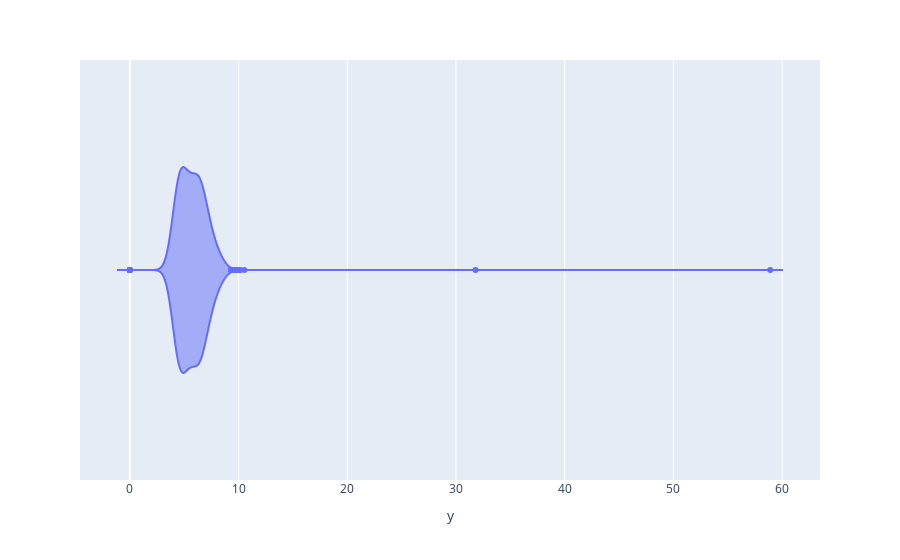

Here is the notebook cell this chart was saved with:
### Code cell
fig_2=px.violin(df,x='y')
fig_2.show()

### Figure 1 — Plotly figure (JSON) as saved in the notebook; plotly's stock layout.template omitted (floating-point values rounded to 4 significant figures; data arrays with more than 128 entries replaced by an {"elided": "..."} marker saying what was removed)
{"data": [{"alignmentgroup": "True", "box": {"visible": false}, "hovertemplate": "y=%{x}<extra></extra>", "legendgroup": "", "marker": {"color": "#636efa"}, "name": "", "offsetgroup": "", "orientation": "h", "scalegroup": "True", "showlegend": false, "type": "violin", "x": {"elided": "53940 float values"}, "x0": " ", "xaxis": "x", "y0": " ", "yaxis": "y"}], "layout": {"legend": {"tracegroupgap": 0}, "margin": {"t": 60}, "violinmode": "group", "xaxis": {"anchor": "y", "domain": [0, 1], "title": {"text": "y"}}, "yaxis": {"anchor": "x", "domain": [0, 1]}}}
